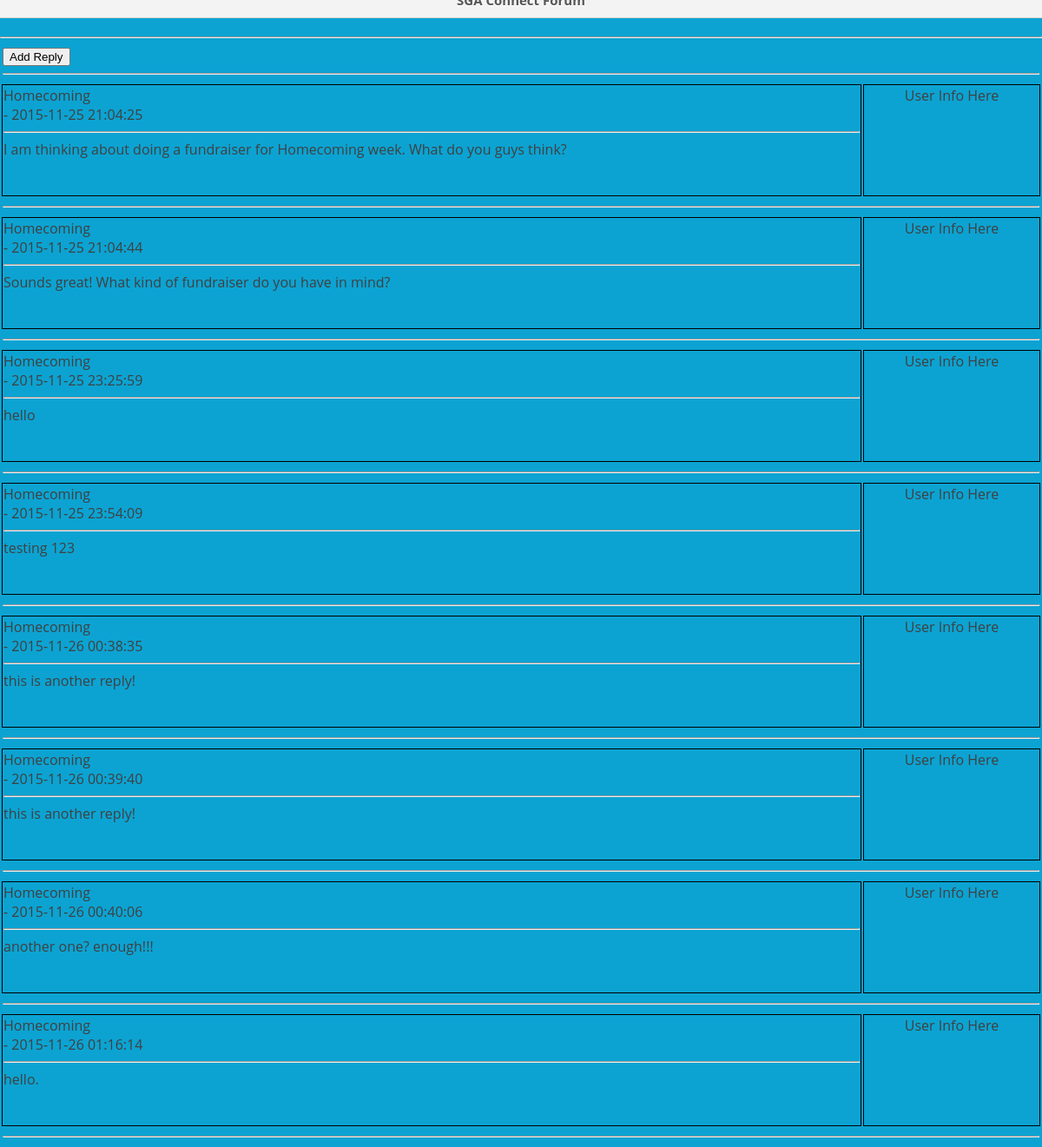
The page /CMPS1/forum/view_topic.php?cid=1&tid=59 on the database its author committed.
### tables this page shows
CREATE TABLE `posts` (
  `id` int(11) NOT NULL,
  `category_id` tinyint(4) NOT NULL,
  `topic_id` int(11) NOT NULL,
  `post_creator` int(11) NOT NULL,
  `post_content` text NOT NULL,
  `post_date` datetime NOT NULL
);

CREATE TABLE `topics` (
  `id` int(11) NOT NULL,
  `category_id` tinyint(4) NOT NULL,
  `topic_title` varchar(150) NOT NULL,
  `topic_creator` int(11) NOT NULL,
  `topic_last_user` int(11) DEFAULT NULL,
  `topic_date` datetime NOT NULL,
  `topic_reply_date` datetime NOT NULL,
  `topic_views` int(11) NOT NULL DEFAULT '0'
);

### CMPS1/Forum/view_topic.php (the view, shortened to what this page needs)
<DOCTYPE html PUBLIC "-//W3C//DTD XHTML 1.0 Transitional//EN" "http://www.w3.org/TR/xhtml1/DTD/xhtml1-transitional.dtd">
<html xmlns="http://www.w3.org/1999/xhtml">
<head>
    <link rel="stylesheet" type="text/css" href="/CMPS1/css/style.css"/>
</head>
<body>
<div id="wrapper">
    <h2>SGA Connect Forum</h2>
    <hr/>
    <div id="content">
        <?php
        include_once("connect.php");
        $cid = $_GET['cid'];
        $tid = $_GET['tid'];
        $sql = "SELECT * FROM topics WHERE category_id='".$cid."' AND id='".$tid."' LIMIT 1";
        $res = mysqli_query($myConnection,$sql) or die(mysqli_error());
        if (mysqli_num_rows($res) == 1){
            echo "<table width='100%'>";
            echo "<tr><td colspan='2'><input type='submit' value='Add Reply' onClick=\"window.location='post_reply.php?cid="
                .rawurlencode($cid)."&tid=".rawurlencode($tid)."'\"/><hr />";
            while($row = mysqli_fetch_assoc($res)){
                $sql2 = "SELECT * FROM posts WHERE category_id='".$cid."' AND topic_id='".$tid."'";
                $res2 = mysqli_query($myConnection,$sql2) or die(mysqli_error());
                while($row2 = mysqli_fetch_assoc($res2)) {
                    echo "<tr><td valign='top' style='border: 1px solid #000000;'><div style='min-height: 125px;'>".$row['topic_title']."<br /> - "
                        .$row2['post_date']."<hr/>".$row2['post_content']."</div></td><td width='200' valign='top'
                        align='center' style='border: 1px solid #000000;'>User Info Here</td></tr><tr><td colspan='2'><hr/></td></tr>";
                }
            } echo "</table>";
        } else{
            echo "<p>This topic does not exist yet.</p>";
        }
        ?>
    </div>
</div>
</body>
</html>

### CMPS1/API/css/style.css (style rules this page uses)
body { font-family: 'Open Sans', sans-serif; margin: 0; padding: 0; color: #404040; background: #0ca3d2; }
h1,h2,h3,h4,h5 { margin: -20px -20px 21px; line-height: 40px; font-size: 15px; font-weight: bold; color: #555; text-align: center; text-shadow: 0 1px white; background: #f3f3f3; border-bottom: 1px solid #cfcfcf; border-radius: 3px 3px 0 0; @include linear-gradient(top, whiteffd, #eef2f5); @include box-shadow(0 1px #f5f5f5); }

### rows shown on the page
posts: topic.topic_title "Homecoming", post_date "2015-11-25 21:04:25", post_content "I am thinking about doing a fundraiser for Homecoming week. What do you guys think?"
posts: topic.topic_title "Homecoming", post_date "2015-11-25 21:04:44", post_content "Sounds great! What kind of fundraiser do you have in mind?"
posts: topic.topic_title "Homecoming", post_date "2015-11-25 23:25:59", post_content "hello"
posts: topic.topic_title "Homecoming", post_date "2015-11-25 23:54:09", post_content "testing 123"
posts: topic.topic_title "Homecoming", post_date "2015-11-26 00:38:35", post_content "this is another reply!"
posts: topic.topic_title "Homecoming", post_date "2015-11-26 00:39:40", post_content "this is another reply!"
posts: topic.topic_title "Homecoming", post_date "2015-11-26 00:40:06", post_content "another one? enough!!!"
posts: topic.topic_title "Homecoming", post_date "2015-11-26 01:16:14", post_content "hello."
